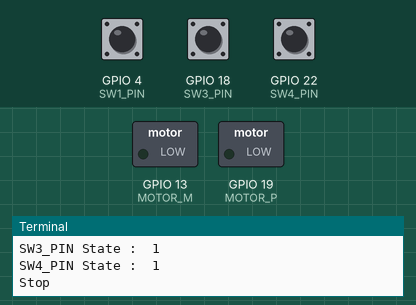
Recording of a program running on a simulated Raspberry Pi (BCM pin numbers). Parts: switched loads named in the program (green lamp = pin HIGH), the last lines printed to the terminal. The test bench sets the inputs (shaded band); at power-on: GPIO 4 (SW1_PIN) HIGH, GPIO 18 (SW3_PIN) HIGH, GPIO 22 (SW4_PIN) HIGH.

Above: at 1.2 s.
1.3 s: GPIO 4 (SW1_PIN) pulled LOW for 0.9 s
At 2.7 s:
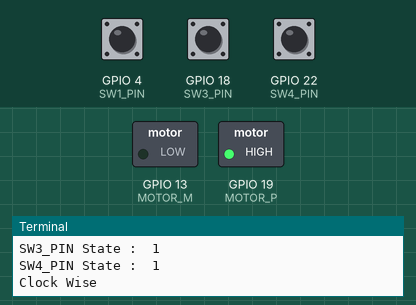
3.7 s: GPIO 18 (SW3_PIN) pulled LOW for 3.2 s
At 6.3 s:
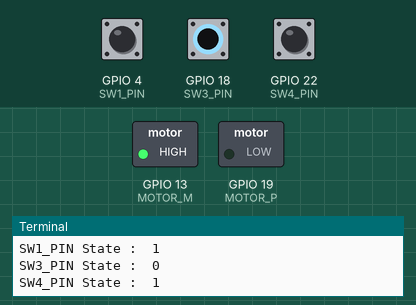
8.4 s: GPIO 4 (SW1_PIN) pulled LOW for 3.2 s
At 9.8 s:
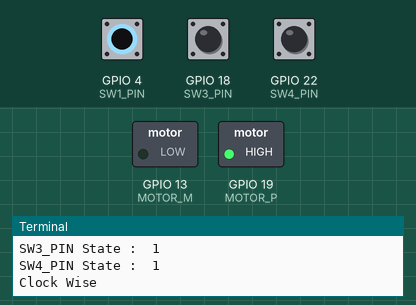
13.1 s: GPIO 22 (SW4_PIN) pulled LOW for 3.2 s
At 14.5 s:
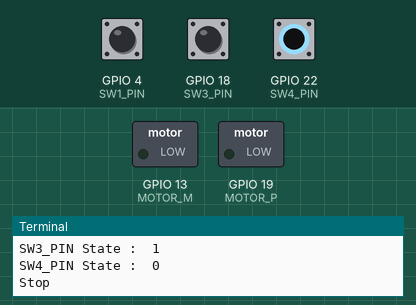
Timing chart, 0 to 16.1 s (numbered marks = the images above; inputs shaded):
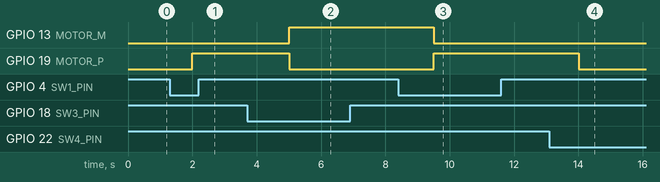

Measured:
- after the input at 1.3 s, GPIO 19 (MOTOR_P): LOW → HIGH after 0.70 s
- after the input at 3.7 s, GPIO 13 (MOTOR_M): LOW → HIGH after 1.3 s; GPIO 19 (MOTOR_P): HIGH → LOW after 1.3 s
- after the input at 8.4 s, GPIO 13 (MOTOR_M): HIGH → LOW after 1.1 s; GPIO 19 (MOTOR_P): LOW → HIGH after 1.1 s
- after the input at 13.1 s, GPIO 19 (MOTOR_P): HIGH → LOW after 0.91 s

The program:

0314_assign_1.4.py
```python
# OKAY ---> 스위치 대로 작동 함!!
# to do ---> 정지 넣기

import RPi.GPIO as GPIO
import time

GPIO.setmode(GPIO.BCM)
GPIO.setwarnings(False)

MOTOR_P = 19
MOTOR_M = 13

SW1_PIN = 4
#SW2_PIN = 17
SW3_PIN = 18
SW4_PIN = 22


#SW_PIN_LIST = [SW1_PIN, SW2_PIN, SW3_PIN]
#SW_PIN_LIST = [SW1_PIN, SW3_PIN, SW4_PIN]

m_state = 0


if __name__ == "__main__":
    GPIO.setup(MOTOR_P, GPIO.OUT)
    GPIO.setup(MOTOR_M, GPIO.OUT)

    GPIO.setup(SW1_PIN, GPIO.IN)
    GPIO.setup(SW3_PIN, GPIO.IN)
    GPIO.setup(SW4_PIN, GPIO.IN)

    try:
        while(True):

            print("SW1_PIN State : ", GPIO.input(SW1_PIN))
            print("SW3_PIN State : ", GPIO.input(SW3_PIN))
            print("SW4_PIN State : ", GPIO.input(SW4_PIN))
            # 0.5초간 대기한다.
            time.sleep(0.5)


            if GPIO.input(SW1_PIN)==0:
                m_state = 1
            elif GPIO.input(SW3_PIN)==0:
                m_state = 2
            elif GPIO.input(SW4_PIN)==0:
                m_state = 0
            else:
                m_state = m_state


            if m_state == 1:
                GPIO.output(MOTOR_P, GPIO.HIGH)
                GPIO.output(MOTOR_M, GPIO.LOW)
                print("Clock Wise")
                time.sleep(1)
            elif m_state == 2:
                GPIO.output(MOTOR_P, GPIO.LOW)
                GPIO.output(MOTOR_M, GPIO.HIGH)
                print("Reversed Clock Wise")
                time.sleep(1)
            elif m_state == 0:
                GPIO.output(MOTOR_P, GPIO.LOW)
                GPIO.output(MOTOR_M, GPIO.LOW)
                print("Stop")
                time.sleep(1)


    except KeyboardInterrupt:
        GPIO.cleanup()
```
